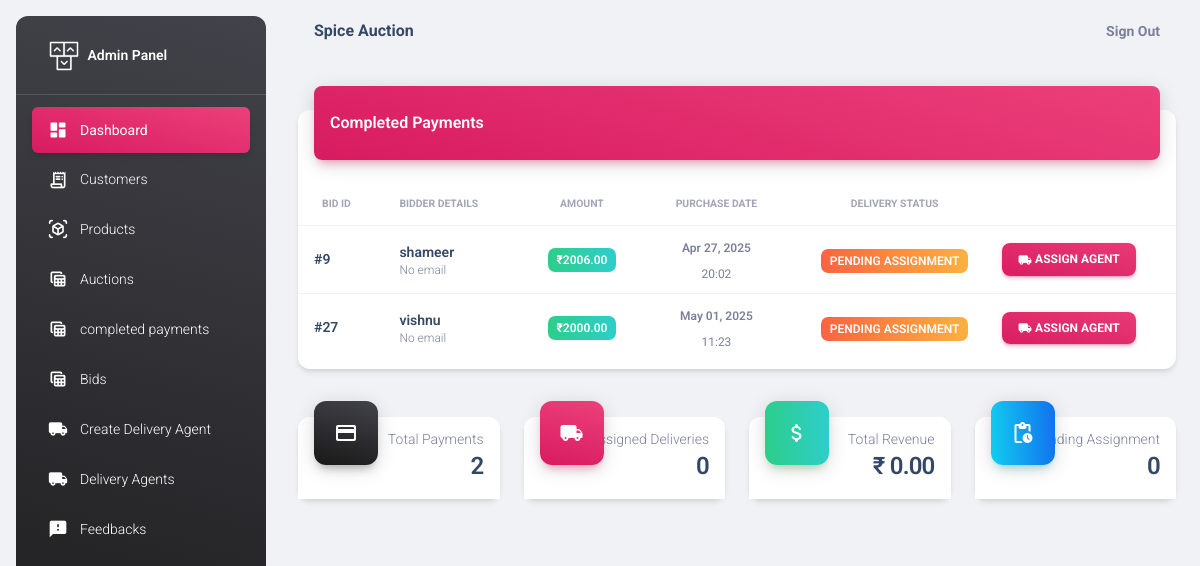
Page /adminapi/completed-payments/ on the earlier database version.
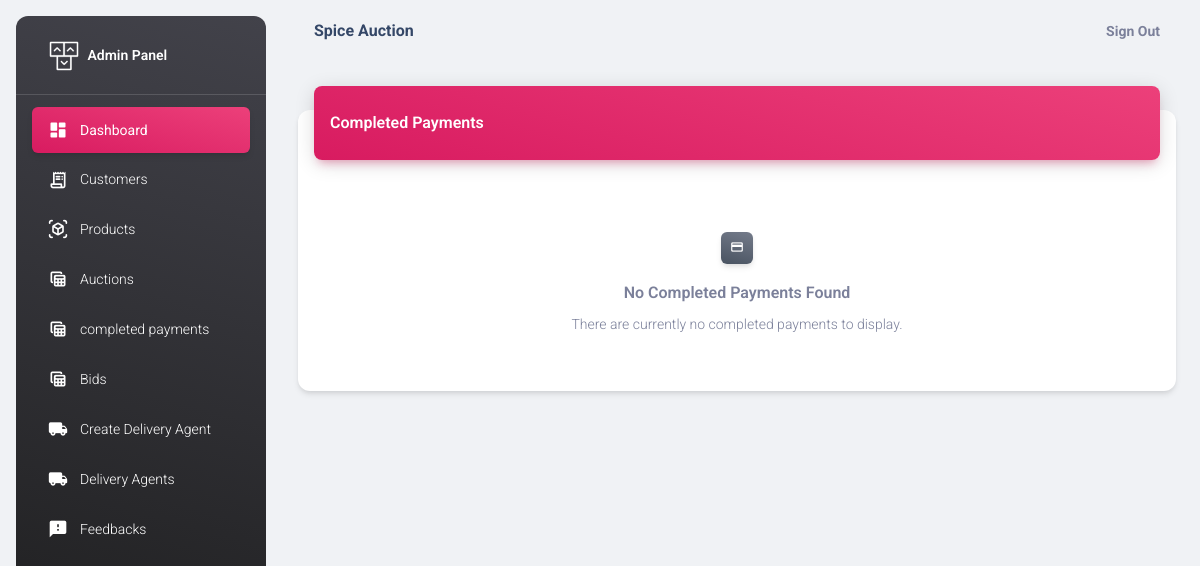
Same page on the later database version.
### adminapi/models.py (models this page shows, shortened)
class BidPurchase(models.Model):
    bid = models.ForeignKey(Bid, on_delete=models.CASCADE)
    purchase_date = models.DateTimeField(auto_now_add=True)
    payment_status = models.CharField(
        max_length=20,
        choices=[
            ('pending', 'Pending'),
            ('completed', 'Completed'),
            ('failed', 'Failed'),
            ('refunded', 'Refunded')
        ],
        default='pending'
    )
    payment_method = models.CharField(
        max_length=50,
        choices=[
            ('credit_card', 'Credit Card'),
            ('debit_card', 'Debit Card'),
            ('bank_transfer', 'Bank Transfer'),
            ('online_wallet', 'Online Wallet'),
            ('other', 'Other')
        ],
        default='credit_card'
    )
    transaction_id = models.CharField(max_length=100, blank=True, null=True)
    amount_paid = models.DecimalField(max_digits=10, decimal_places=2, blank=True, null=True)
    shipping_address = models.TextField(blank=True, null=True)
    shipping_status = models.CharField(
        max_length=20,
        choices=[
            ('processing', 'Processing'),
            ('shipped', 'Shipped'),
            ('delivered', 'Delivered'),
            ('returned', 'Returned')
        ],
        default='processing'
    )
    tracking_number = models.CharField(max_length=100, blank=True, null=True)
    delivery_agent = models.ForeignKey(DeliveryAgent, on_delete=models.SET_NULL, null=True, blank=True)

class Bid(models.Model):
    auction = models.ForeignKey(Auction, on_delete=models.CASCADE)
    bidder = models.ForeignKey(CustomUser, on_delete=models.CASCADE)
    amount = models.PositiveIntegerField()
    timestamp = models.DateTimeField(auto_now_add=True)
    is_selected=models.BooleanField(default=False)

class CustomUser(AbstractUser):
    user_type_choices = [
        ('Admin', 'Admin'),
        ('Seller', 'Seller'),
        ('DeliveryAgent', 'Delivery Agent'),
    ]
    user_type = models.CharField(max_length=50, choices=user_type_choices, default='Admin')
    email = models.EmailField(null=True)

### adminapi/views.py (the view)
# urls.py: path('completed-payments/', views.CompletedPaymentsView.as_view(), name='completed_payments'),
class CompletedPaymentsView(ListView):
    model = BidPurchase
    template_name = 'completed_payments.html'  # Update as per your template location
    context_object_name = 'completed_purchases'
    def get_queryset(self):
        return BidPurchase.objects.filter(payment_status='completed')

### adminapi/templates/completed_payments.html (shortened to what the changed rows need)
{% extends 'base.html' %}
{% load static %}
{% block body_block %}
<div class="container-fluid py-4">
  <div class="row">
    <div class="col-12">
      <div class="card my-4">
        <div class="card-body px-0 pb-2">
          <div class="table-responsive p-0">
            {% if completed_purchases %}
              <table class="table align-items-center mb-0">
                <thead>
                  <tr>
                    <th class="text-uppercase text-secondary text-xxs font-weight-bolder opacity-7">Bid ID</th>
                    <th class="text-uppercase text-secondary text-xxs font-weight-bolder opacity-7 ps-2">Bidder Details</th>
                    <th class="text-center text-uppercase text-secondary text-xxs font-weight-bolder opacity-7">Amount</th>
                    <th class="text-center text-uppercase text-secondary text-xxs font-weight-bolder opacity-7">Purchase Date</th>
                    <th class="text-center text-uppercase text-secondary text-xxs font-weight-bolder opacity-7">Delivery Status</th>
                    <th class="text-secondary opacity-7"></th>
                  </tr>
                </thead>
                <tbody>
                  {% for purchase in completed_purchases %}
                  <tr>
                    <td>
                      <div class="d-flex px-2 py-1">
                        <div class="d-flex flex-column justify-content-center">
                          <h6 class="mb-0 text-sm font-weight-bold">#{{ purchase.bid.id }}</h6>
                        </div>
                      </div>
                    </td>
                    <td>
                      <div class="d-flex flex-column justify-content-center">
                        <h6 class="mb-0 text-sm">{{ purchase.bid.bidder.username }}</h6>
                        <p class="text-xs text-secondary mb-0">{{ purchase.bid.bidder.email|default:"No email" }}</p>
                      </div>
                    </td>
                    <td class="align-middle text-center text-sm">
                      <span class="badge badge-sm bg-gradient-success">₹{{ purchase.amount_paid|floatformat:2 }}</span>
                    </td>
                    <td class="align-middle text-center">
                      <span class="text-secondary text-xs font-weight-bold">{{ purchase.purchase_date|date:"M d, Y" }}</span>
                      <br>
                      <span class="text-secondary text-xs">{{ purchase.purchase_date|time:"H:i" }}</span>
                    </td>
                    <td class="align-middle text-center">
                      {% if purchase.delivery_agent %}
                        <div class="d-flex flex-column align-items-center">
                          <span class="badge badge-sm bg-gradient-info mb-1">Assigned</span>
                          <span class="text-xs text-secondary">{{ purchase.delivery_agent.name }}</span>
                        </div>
                      {% else %}
                        <span class="badge badge-sm bg-gradient-warning">Pending Assignment</span>
                      {% endif %}
                    </td>
                    <td class="align-middle">
                      {% if not purchase.delivery_agent %}
                        <a href="{% url 'assign_delivery_agent' purchase.id %}" class="btn btn-sm bg-gradient-primary mb-0" data-toggle="tooltip" data-original-title="Assign Delivery Agent">
                          <i class="material-icons text-sm">local_shipping</i>
                          Assign Agent
                        </a>
                      {% else %}
                        <button class="btn btn-sm bg-gradient-secondary mb-0" disabled>
                          <i class="material-icons text-sm">check_circle</i>
                          Assigned
                        </button>
                      {% endif %}
                    </td>
                  </tr>
                  {% endfor %}
                </tbody>
              </table>
            {% else %}
              <div class="text-center py-5">
                <div class="icon icon-shape icon-sm mx-auto mb-3 bg-gradient-secondary shadow text-center border-radius-md">
                  <i class="material-icons opacity-10">payment</i>
                </div>
                <h6 class="text-secondary">No Completed Payments Found</h6>
                <p class="text-sm text-secondary mb-0">There are currently no completed payments to display.</p>
              </div>
            {% endif %}
          </div>
        </div>
      </div>
    </div>
  </div>
  {% if completed_purchases %}
  <div class="row mt-4">
    <div class="col-xl-3 col-sm-6 mb-xl-0 mb-4">
      <div class="card">
        <div class="card-header p-3 pt-2">
          <div class="icon icon-lg icon-shape bg-gradient-dark shadow-dark text-center border-radius-xl mt-n4 position-absolute">
            <i class="material-icons opacity-10">payment</i>
          </div>
          <div class="text-end pt-1">
            <p class="text-sm mb-0 text-capitalize">Total Payments</p>
            <h4 class="mb-0">{{ completed_purchases|length }}</h4>
          </div>
        </div>
      </div>
    </div>
    <div class="col-xl-3 col-sm-6 mb-xl-0 mb-4">
      <div class="card">
        <div class="card-header p-3 pt-2">
          <div class="icon icon-lg icon-shape bg-gradient-primary shadow-primary text-center border-radius-xl mt-n4 position-absolute">
            <i class="material-icons opacity-10">local_shipping</i>
          </div>
          <div class="text-end pt-1">
            <p class="text-sm mb-0 text-capitalize">Assigned Deliveries</p>
            <h4 class="mb-0">
              {% with assigned_count=0 %}
                {{ assigned_count }}
              {% endwith %}
            </h4>
          </div>
        </div>
      </div>
    </div>
    <div class="col-xl-3 col-sm-6 mb-xl-0 mb-4">
      <div class="card">
        <div class="card-header p-3 pt-2">
          <div class="icon icon-lg icon-shape bg-gradient-success shadow-success text-center border-radius-xl mt-n4 position-absolute">
            <i class="material-icons opacity-10">attach_money</i>
          </div>
          <div class="text-end pt-1">
            <p class="text-sm mb-0 text-capitalize">Total Revenue</p>
            <h4 class="mb-0">
              ₹{% with total=0 %}
                {{ total|floatformat:2 }}
              {% endwith %}
            </h4>
          </div>
        </div>
      </div>
    </div>
    <div class="col-xl-3 col-sm-6">
      <div class="card">
        <div class="card-header p-3 pt-2">
          <div class="icon icon-lg icon-shape bg-gradient-info shadow-info text-center border-radius-xl mt-n4 position-absolute">
            <i class="material-icons opacity-10">pending_actions</i>
          </div>
          <div class="text-end pt-1">
            <p class="text-sm mb-0 text-capitalize">Pending Assignment</p>
            <h4 class="mb-0">
              {% with pending_count=0 %}
                {{ pending_count }}
              {% endwith %}
            </h4>
          </div>
        </div>
      </div>
    </div>
  </div>
  {% endif %}
</div>
{% endblock %}

Differences in the rows shown:
removed BidPurchase: bid.id "9", bid.bidder.username "shameer", bid.bidder.email "No email", amount_paid "2006.00", purchase_date "Apr 27, 2025", purchase_date "20:02", shows "PENDING ASSIGNMENT", shows "ASSIGN AGENT"
removed BidPurchase: bid.id "27", bid.bidder.username "vishnu", bid.bidder.email "No email", amount_paid "2000.00", purchase_date "May 01, 2025", purchase_date "11:23", shows "PENDING ASSIGNMENT", shows "ASSIGN AGENT"
Other differences:
{{ completed_purchases|length }}: "2" → (not shown)
{{ assigned_count }}: "0" → (not shown)
{{ total|floatformat:2 }}: "0.00" → (not shown)
{{ pending_count }}: "0" → (not shown)
text no longer shown: "BID ID BIDDER DETAILS AMOUNT PURCHASE DATE DELIVERY STATUS Total Payments Assigned Deliveries Total Revenue ₹ Pending Assignment"
text now shown: "No Completed Payments Found There are currently no completed payments to display."
